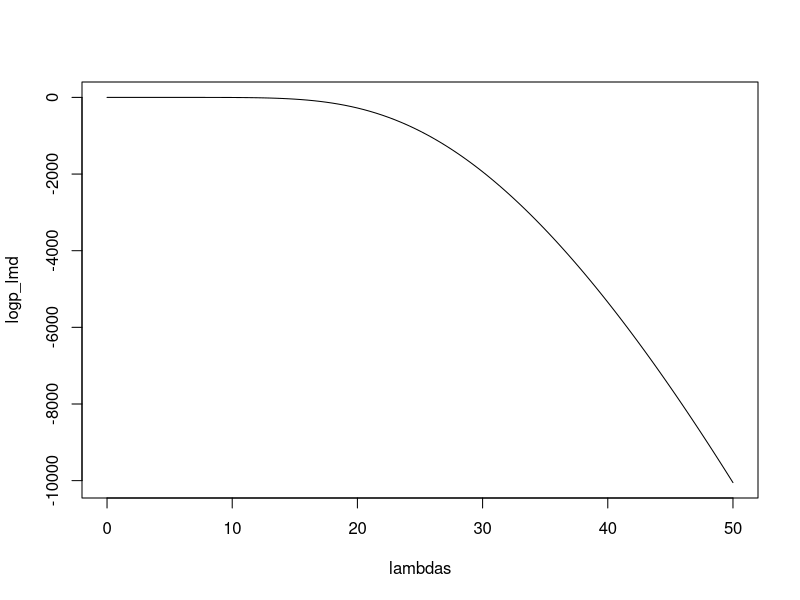
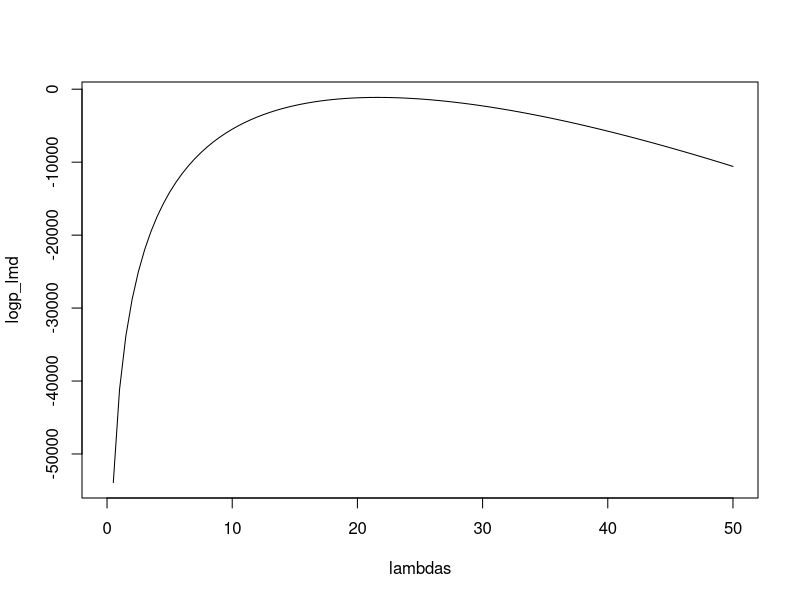

The R source for these figures, in order:
## a utility function to avoid over/under flow in computing log_sum_exp
log_sum_exp <- function (lx)
{
    mlx <- max (lx)
    mlx + log(sum(exp(lx - mlx)))
}

# Find the MLE for the Poisson mean parameter given data on iid values 
# specifying an interval in which each value lies (not necessarily a
# single value).
#
# Arguments:
#     low      Vector of low ends of intervals (non-negative integers)
#     high     Vector of high ends of intervals (non-negative integers)
#
# Values:  
#     MLE for the mean parameter and 
#     standard deviation.

poisson_mle <- function (low, high)
{
    if (length(low) != length(high))
        stop("low and high have different lengths")
    
    if (any(floor(low)!=low) || any(floor(high)!=high))
        stop("interval ends are not all integers")
    
    neg_log_like <-function (lambda) -poisson_log_likelihood (lambda,low,high)
    nlmfit <- nlm (neg_log_like,
                   (mean(low) + mean(high)) / 2, hessian = TRUE) 
    est <- nlmfit$estimate
    sd <- sqrt (1/nlmfit$hessian[1,1])
    CI <- est + c(-sd, sd) * 1.96
    list (est=est, sd = sd, CI = CI)
}

# Compute the log likelihood for a Poisson mean parameter given interval
# data.
#
# Arguments:
#     lambda   The Poisson mean parameter
#     low      Vector of low ends of intervals (positive integer)
#     high     Vector of high ends of intervals (positive integer)
#
# Value:  The log probability of Poisson values lying in the given
#         intervals, based on the mean parameter given.
poisson_log_likelihood <- function (lambda, low, high)
{
    ll <- 0
    for (i in 1:length(low)) {
        lp <- c()
        for (x in low[i]:high[i])
            lp <- c(lp, dpois (x, lambda, log = TRUE))
        ll <- ll + log_sum_exp (lp)
    }
    ll
}

## a test with a simulated data set

pn <- rpois (1000, lambda = 20)
low <- pmax(pn - 1, 0)
high <- pn + 4
poisson_mle (low, high)
# from the result, we have also found that the sd estimation is not accurate. 
# this is reasonable because the sd estimate is only justified "asymptotically". 

## test with another data set
pn2 <- rpois (1000, lambda = 20)
low2 <- pmax(pn2 - 50, 0)
high2 <- pn2 + 5
poisson_mle (low2, high2)


# plot log like
lambdas <- seq (0, 50, by = 0.5)
nl <- length (lambdas)
logp_lmd <- rep (0, nl)
for (i in 1:nl)
{
    logp_lmd [i] <- poisson_log_likelihood (lambdas[i], low2, high2)
}

## the reason that the estimate of sd is very bad is that 
## the log likelihood at MLE is very flat

plot (lambdas, logp_lmd, type = "l")


# plot log like of the first data set
lambdas <- seq (0, 50, by = 0.5)
nl <- length (lambdas)
logp_lmd <- rep (0, nl)
for (i in 1:nl)
{
    logp_lmd [i] <- poisson_log_likelihood (lambdas[i], low, high)
}
plot (lambdas, logp_lmd, type = "l")

